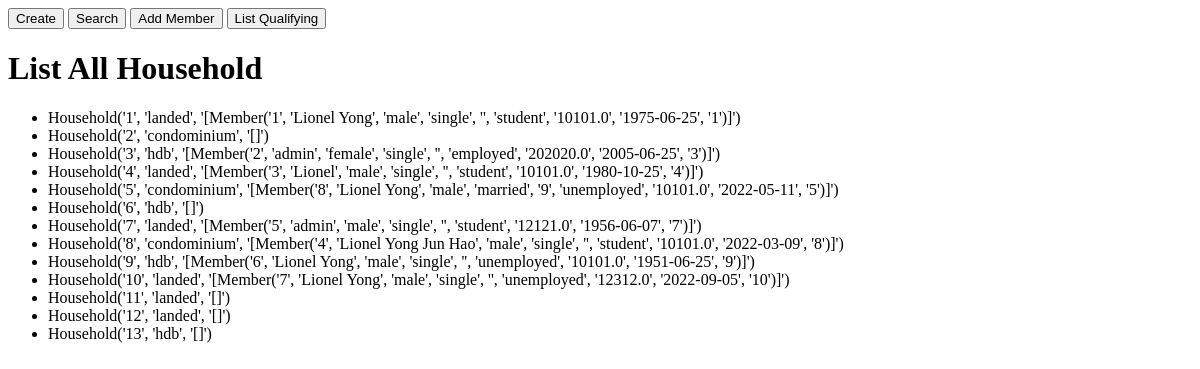
The page /listall on the database as committed earlier.
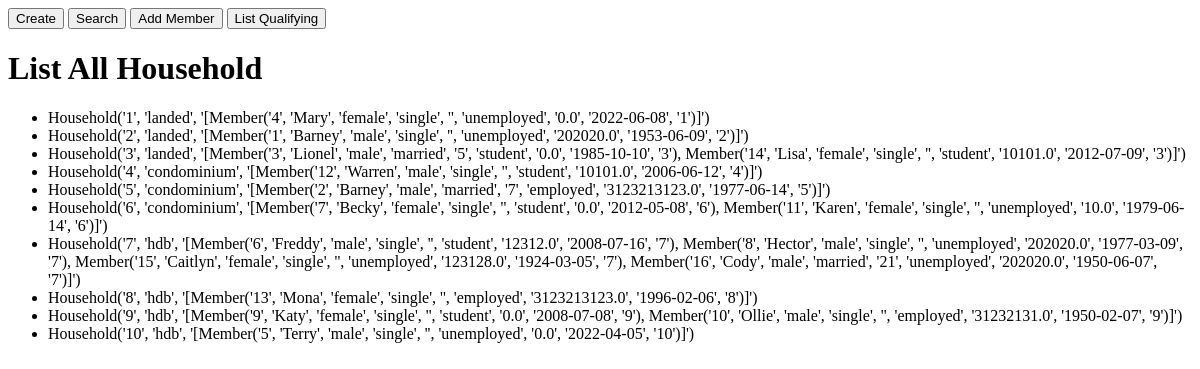
The same page on the database as committed later.
### meteorapp/models.py (models this page shows, shortened)
class Household(db.Model):
    __tablename__='households'
    id = db.Column(db.Integer, primary_key=True)
    housingType = db.Column(db.String, nullable=False)
    members = db.relationship('Member', backref='households', lazy=True)
    def __repr__(self):
        return f"Household('{self.id}', '{self.housingType}', '{self.members}')"

class Member(db.Model):
    __tablename__='members'
    id = db.Column(db.Integer, primary_key=True)
    name = db.Column(db.String, nullable=False)
    gender = db.Column(db.String, nullable=False)
    maritalStatus = db.Column(db.String, nullable=False)
    spouse = db.Column(db.Integer, nullable=True)
    occupationType = db.Column(db.String, nullable=False)
    annualIncome = db.Column(db.Float, nullable=False)
    dob = db.Column(db.Date, nullable=False)
    household_id = db.Column(db.Integer, db.ForeignKey('households.id'), nullable=False)
    def __repr__(self):
        return f"Member('{self.id}', '{self.name}', '{self.gender}', '{self.maritalStatus}', '{self.spouse}', '{self.occupationType}', '{self.annualIncome}', '{self.dob}', '{self.household_id}')"

### meteorapp/modules/household_list_all.py (the view)
@app.route("/listall", methods=["GET", "POST"])
def household_list_all():
    db.create_all()
    listAllMessage = db.session.query(Household).all()
    return render_template('household_list_all.html', listAllMessage= listAllMessage);

### meteorapp/templates/household_list_all.html (shortened to what this page needs)
<head>
</head>
<body>
	<form>
		<button formaction = "/create" >Create</button>
		<button formaction = "/search" >Search</button>
		<button formaction = "/addmember" >Add Member</button>
		<button formaction = "/listqualifying" >List Qualifying</button>
    </form>
	<h1>List All Household</h1>
	<ul>
		{% for households in listAllMessage %}
		<li>
			{{ households }}
		</li>
		{% endfor %}
	</ul>
</body>
</html>

Rows that differ between the two databases and show on the page:
removed Household: id+housingType "Household('11', 'landed', '[]')"
removed Household: id+housingType "Household('12', 'landed', '[]')"
removed Household: id+housingType "Household('13', 'hdb', '[]')"
changed through a linked row, Household: id+housingType "Household('1', 'landed', '[Member('1', 'Lionel Yong', 'male', 'single', '', 'student', '10101.0', '1975-06-25', '1')]')" → "Household('1', 'landed', '[Member('4', 'Mary', 'female', 'single', '', 'unemployed', '0.0', '2022-06-08', '1')]')"
changed Household: id+housingType "Household('2', 'condominium', '[]')" → "Household('2', 'landed', '[Member('1', 'Barney', 'male', 'single', '', 'unemployed', '202020.0', '1953-06-09', '2')]')"
changed Household: id+housingType "Household('3', 'hdb', '[Member('2', 'admin', 'female', 'single', '', 'employed', '202020.0', '2005-06-25', '3')]')" → "Household('3', 'landed', '[Member('3', 'Lionel', 'male', 'married', '5', 'student', '0.0', '1985-10-10', '3'), Member('14', 'Lisa', 'female', 'single', '', 'student', '10101.0', '2012-07-09', '3')]')"
changed Household: id+housingType "Household('4', 'landed', '[Member('3', 'Lionel', 'male', 'single', '', 'student', '10101.0', '1980-10-25', '4')]')" → "Household('4', 'condominium', '[Member('12', 'Warren', 'male', 'single', '', 'student', '10101.0', '2006-06-12', '4')]')"
changed through a linked row, Household: id+housingType "Household('5', 'condominium', '[Member('8', 'Lionel Yong', 'male', 'married', '9', 'unemployed', '10101.0', '2022-05-11', '5')]')" → "Household('5', 'condominium', '[Member('2', 'Barney', 'male', 'married', '7', 'employed', '3123213123.0', '1977-06-14', '5')]')"
changed Household: id+housingType "Household('6', 'hdb', '[]')" → "Household('6', 'condominium', '[Member('7', 'Becky', 'female', 'single', '', 'student', '0.0', '2012-05-08', '6'), Member('11', 'Karen', 'female', 'single', '', 'unemployed', '10.0', '1979-06-14', '6')]')"
changed Household: id+housingType "Household('7', 'landed', '[Member('5', 'admin', 'male', 'single', '', 'student', '12121.0', '1956-06-07', '7')]')" → "Household('7', 'hdb', '[Member('6', 'Freddy', 'male', 'single', '', 'student', '12312.0', '2008-07-16', '7'), Member('8', 'Hector', 'male', 'single', '', 'unemployed', '202020.0', '1977-03-09', '7'), Member('15', 'Caitlyn', 'female', 'single', '', 'unemployed', '123128.0', '1924-03-05', '7'), Member('16', 'Cody', 'male', 'married', '21', 'unemployed', '202020.0', '1950-06-07', '7')]')"
changed Household: id+housingType "Household('8', 'condominium', '[Member('4', 'Lionel Yong Jun Hao', 'male', 'single', '', 'student', '10101.0', '2022-03-09', '8')]')" → "Household('8', 'hdb', '[Member('13', 'Mona', 'female', 'single', '', 'employed', '3123213123.0', '1996-02-06', '8')]')"
computed for Household: id+housingType "Household('9', 'hdb', '[Member('6', 'Lionel Yong', 'male', 'single', '', 'unemployed', '10101.0', '1951-06-25', '9')]')" → "Household('9', 'hdb', '[Member('9', 'Katy', 'female', 'single', '', 'student', '0.0', '2008-07-08', '9'), Member('10', 'Ollie', 'male', 'single', '', 'employed', '31232131.0', '1950-02-07', '9')]')"
changed Household: id+housingType "Household('10', 'landed', '[Member('7', 'Lionel Yong', 'male', 'single', '', 'unemployed', '12312.0', '2022-09-05', '10')]')" → "Household('10', 'hdb', '[Member('5', 'Terry', 'male', 'single', '', 'unemployed', '0.0', '2022-04-05', '10')]')"
